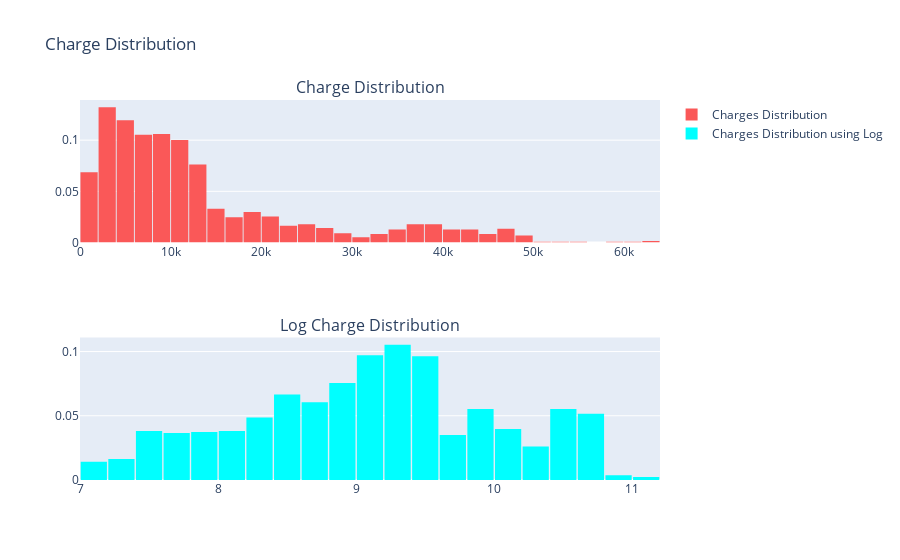

The cell this chart's notebook holds for it:
### Code cell
#Observing the target variable distribution
charge_dist = df["charges"].values
logcharge = np.log(df["charges"])
trace0 = go.Histogram(
    x=charge_dist,
    histnorm='probability',
    name="Charges Distribution",
    marker = dict(
        color = '#FA5858',
    )
)

trace1 = go.Histogram(
    x=logcharge,
    histnorm='probability',
    name="Charges Distribution using Log",
    marker = dict(
        color = 'Cyan',
    )
)

fig = tools.make_subplots(rows=2, cols=1,
                          subplot_titles=('Charge Distribution','Log Charge Distribution'),
                         print_grid=False)



fig.append_trace(trace0, 1, 1)
fig.append_trace(trace1, 2, 1)


fig['layout'].update(showlegend=True, title='Charge Distribution', bargap=0.05)
iplot(fig, filename='custom-sized-subplot-with-subplot-titles')

### Figure 1 — Plotly figure (JSON) as saved in the notebook; plotly's stock layout.template omitted (floating-point values rounded to 4 significant figures; data arrays with more than 128 entries replaced by an {"elided": "..."} marker saying what was removed)
{"data": [{"histnorm": "probability", "marker": {"color": "#FA5858"}, "name": "Charges Distribution", "type": "histogram", "x": {"elided": "1338 float values"}, "xaxis": "x", "yaxis": "y"}, {"histnorm": "probability", "marker": {"color": "Cyan"}, "name": "Charges Distribution using Log", "type": "histogram", "x": {"elided": "1338 float values"}, "xaxis": "x2", "yaxis": "y2"}], "layout": {"annotations": [{"font": {"size": 16}, "showarrow": false, "text": "Charge Distribution", "x": 0.5, "xanchor": "center", "xref": "paper", "y": 1, "yanchor": "bottom", "yref": "paper"}, {"font": {"size": 16}, "showarrow": false, "text": "Log Charge Distribution", "x": 0.5, "xanchor": "center", "xref": "paper", "y": 0.375, "yanchor": "bottom", "yref": "paper"}], "bargap": 0.05, "showlegend": true, "title": {"text": "Charge Distribution"}, "xaxis": {"anchor": "y", "domain": [0, 1]}, "xaxis2": {"anchor": "y2", "domain": [0, 1]}, "yaxis": {"anchor": "x", "domain": [0.625, 1]}, "yaxis2": {"anchor": "x2", "domain": [0, 0.375]}}}
